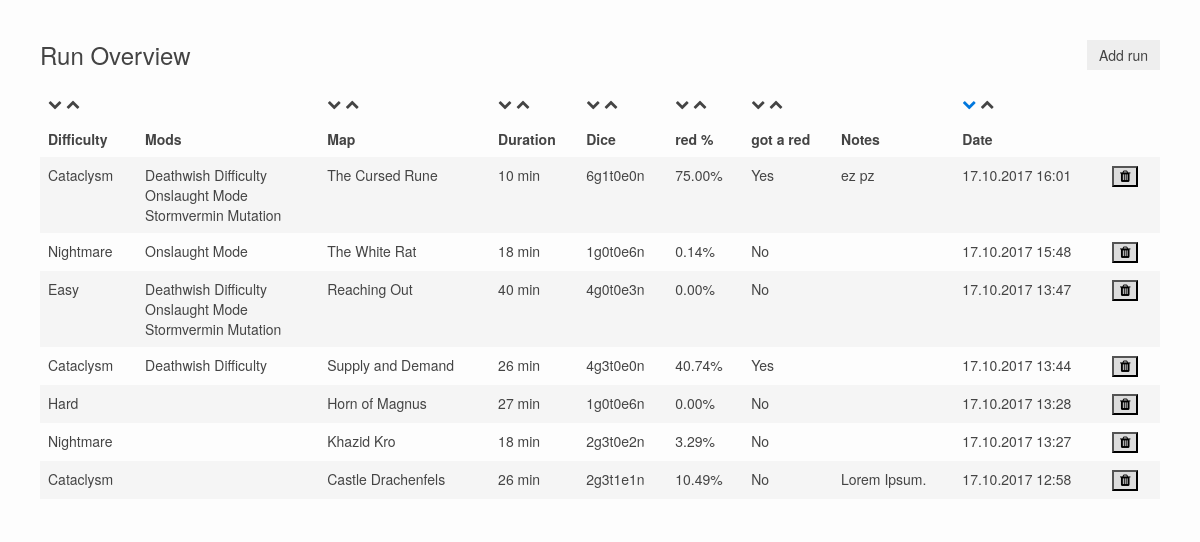
The page / on the database its author committed.
### tables this page shows
CREATE TABLE `tbl_run` (
  `id_run` int(11) NOT NULL,
  `run_map_id` int(11) NOT NULL,
  `run_difficulty_id` int(11) NOT NULL,
  `run_probability_id` int(11) NOT NULL,
  `run_duration` int(11) DEFAULT NULL,
  `run_probability_red` double(4,2) NOT NULL DEFAULT '0.00',
  `run_xRed` int(11) NOT NULL DEFAULT '0',
  `run_notes` text,
  `run_createDtTi` datetime NOT NULL DEFAULT CURRENT_TIMESTAMP
);

CREATE TABLE `tbl_mod` (
  `id_mod` int(11) NOT NULL,
  `mod_name` varchar(50) NOT NULL,
  `mod_description` varchar(200) NOT NULL,
  `mod_extra_grimoire_dice` int(11) NOT NULL
);

CREATE TABLE `tbl_run_mod` (
  `id_run_mod` int(11) NOT NULL,
  `rm_run_id` int(11) NOT NULL,
  `rm_mod_id` int(11) NOT NULL
);

### tracker.php (the view, shortened to what this page needs)
<?php
$task = get_request("task");
$sort = get_request("sort", DEFAULT_SORT);
$order = get_request("order", DEFAULT_ORDER);
if (!empty($result_text)) {
	$content = '<div class="uk-width-1-1">
		<div class="uk-alert" data-uk-alert>
			<a href="" class="uk-alert-close uk-close"></a>
            <p>' . $result_text . '</p>
		</div>
	</div>';
} else {
	$content = '';
}
if (isset($task) && $task == "add") {
    $dlcs = select("SELECT * FROM tbl_dlc WHERE (SELECT count(id_map) FROM tbl_map WHERE map_dlc_id = id_dlc) > 0");
    $dlc_dropdown = '<select id="dlc_dropdown" class="uk-select uk-width-1-1" name="dlc">';
    foreach ($dlcs as $dlc) {
        $dlc_dropdown .= '<option value="' . $dlc['id_dlc'] . '">' . $dlc['dlc_name'] . '</option>';
    }
    $dlc_dropdown .= '</select>';
    $difficulties = select("SELECT * FROM tbl_difficulty");
    $difficulty_dropdown = '<select id="dif_dropdown" class="uk-select uk-width-1-1" name="run[difficulty_id]">';
    foreach ($difficulties as $difficulty) {
        $difficulty_dropdown .= '<option value="' . $difficulty['id_difficulty'] . '" ' . ($difficulty['dif_name'] == DEFAULT_DIFFICULTY ? 'selected' : '') . '>' . $difficulty['dif_name'] . '</option>';
    }
    $difficulty_dropdown .= '</select>';
    $mods = select("SELECT * FROM tbl_mod");
    $mods_checkboxes = '<div class="uk-grid uk-grid-medium uk-grid-width-1-1" data-uk-grid-margin>';
    foreach ($mods as $mod) {
        $mods_checkboxes .= '<div class="uk-width-1-3">';
        $mods_checkboxes .= '<input id="mod_' . $mod['mod_name'] . '" type="checkbox" name="mod[' . $mod['id_mod'] . ']" value="' . $mod['mod_extra_grimoire_dice'] . '">';
        $mods_checkboxes .= '<label for="mod_' . $mod['mod_name'] . '"> ' . $mod['mod_description'] . '</label>';
        $mods_checkboxes .= '</div>';
    }
    $mods_checkboxes .= '</div>';
	$content .= '<div class="uk-width-1-1">
        <div class="header">
            <h2>Add a run</h2>
        </div>
        <div class="body">
            <form class="uk-form uk-form-stacked" action="index.php" method="post">
                <div class="uk-grid uk-grid-medium" data-uk-grid-margin>
                    <div class="uk-width-1-2">
                        <label>DLC</label>
                        ' . $dlc_dropdown . '
                    </div>
                    <div class="uk-width-1-2">
                        <label>Map</label>
                        <select id="map_dropdown" class="uk-select uk-width-1-1" name="run[map_id]">
                        </select>
                    </div>
                    <div class="uk-width-1-3">
                        <label>Difficulty</label>
                        ' . $difficulty_dropdown . '
                    </div>
                    <div class="uk-width-1-3">
                        <label>Duration (min)</label>
                        <input class="uk-input uk-width-1-1" type="number" name="run[duration]">
                    </div>
                    <div class="uk-width-1-3">
                        <input id="xRed" type="checkbox" name="run[xRed]">
                        <label for="xRed">Got Red Item</label>
                    </div>
                    <div class="uk-width-1-3">
                        <label>Grimoires</label>
                        <select id="grimoires_dropdown" class="uk-select uk-width-1-1" name="pro[grimoire_dice]">
                        </select>
                    </div>
                    <div class="uk-width-1-3">
                        <label>Tomes</label>
                        <select id="tomes_dropdown" class="uk-select uk-width-1-1" name="pro[tome_dice]">
                        </select>
                    </div>
                    <div class="uk-width-1-3">
                        <label>Extra Dice</label>
                        <select class="uk-select uk-width-1-1" name="pro[extra_dice]">
                            <option>0</option>
                            <option>1</option>
                            <option>2</option>
                        </select>
                    </div>
                    <div class="uk-width-1-1">
                        <label>Mods</label>
                        ' . $mods_checkboxes . '
                    </div>
                    <div class="uk-width-1-2">
                        <label>Notes</label>
                        <textarea class="uk-width-1-1" name="run[notes]"></textarea>
                    </div>
                    <div class="uk-width-1-1">
                        <input type="hidden" name="task" value="add">
                        <input class="uk-button" type="submit" name="submit" value="Add">
                    </div>
                </div>
            </form>
        </div>
	</div>';
} else {
	$query = "SELECT * FROM vw_run ORDER BY " . $sort . " " . $order;
	$select = $pdo->prepare($query);
	$select->execute();
	$runs = $select->fetchAll(PDO::FETCH_ASSOC);
	if (!empty($runs)) {
		foreach ($runs as &$run) {
			$query = "SELECT * FROM tbl_run_mod as rm, tbl_mod as `mod` WHERE rm.rm_mod_id = `mod`.id_mod AND rm.rm_run_id = :rm_run_id";
			$select = $pdo->prepare($query);
			$select->execute(array("rm_run_id" => $run['id_run']));
			$run['mods'] = $select->fetchAll(PDO::FETCH_ASSOC);
			$run['rendered_mods'] = '';
			if (!empty($run['mods'])) {
				foreach ($run['mods'] as $mod) {
					$run['rendered_mods'] .= $mod['mod_description'] . '<br>';
				}
			}
		}
	}
	$content .= '<div class="uk-width-1-1">
        <div class="header">
            <h2 class="uk-float-left">Run Overview</h2>
        </div>
        <div class="body">
            <form class="uk-float-right" action="index.php" method="post">
                <input type="hidden" name="task" value="add">
                <input class="uk-button" type="submit" value="Add run">
            </form>
            <table class="uk-table uk-table-striped">
                <colgroup>
                    <col>
                    <col>
                    <col>
                    <col>
                    <col>
                    <col>
                    <col>
                    <col>
                    <col>
                    <col width="5%">
                </colgroup>
                <thead>
                    <tr>
                        <th>' . get_sort_buttons("dif_level") . '</th>
                        <th></th>
                        <th>' . get_sort_buttons("map_name") . '</th>
                        <th>' . get_sort_buttons("run_duration") . '</th>
                        <th>' . get_sort_buttons("pro_dice_string") . '</th>
                        <th>' . get_sort_buttons("run_probability_red") . '</th>
                        <th>' . get_sort_buttons("run_xRed") . '</th>
                        <th></th>
                        <th>' . get_sort_buttons("run_createDtTi") . '</th>
                        <th></th>
                    </tr>
                    <tr>
                        <th>Difficulty</th>
                        <th>Mods</th>
                        <th>Map</th>
                        <th>Duration</th>
                        <th>Dice</th>
                        <th>red %</th>
                        <th>got a red</th>
                        <th>Notes</th>
                        <th>Date</th>
                        <th></th>
                    </tr>
                </thead>
                <tbody>';
                    if (!empty($runs)) {
                        foreach ($runs as &$run) {
                            $content .= '<tr>
                                <td>' . $run['dif_name'] . '</td>
                                <td>' . $run['rendered_mods'] . '</td>
                                <td>' . $run['map_name'] . '</td>
                                <td>' . $run['run_duration'] . ' min</td>
                                <td>' . $run['pro_dice_string'] . '</td>
                                <td>' . $run['run_probability_red'] . '%</td>
                                <td>' . ($run['run_xRed'] == 1 ? 'Yes' : 'No') . '</td>
                                <td>' . $run['run_notes'] . '</td>
                                <td>' . date("d.m.Y H:i", strtotime($run['run_createDtTi'])) . '</td>
                                <td>
                                    <form action="index.php" method="post">
                                        <input type="hidden" name="task" value="delete">
                                        <input type="hidden" name="id_run" value="' . $run['id_run'] . '">
                                        <button class="uk-button-secondary" type="submit" title="Delete" onClick="return confirm(\'Delete run?\')"><i class="uk-icon-trash"></i></button>
                                    </form>
                                </td>
                            </tr>';
                        }
                    } else {
                        $content .= '<tr><td colspan="8">No runs available</td></tr>';
                    }
                $content .= '</tbody>
            </table>
        </div>
	</div>';
}
echo $content;

### index.php (shortened to what this page needs)
<?php
require 'incl_config.php';
require 'incl_functions.php';
$result_text = get_request("result_text", "");
?>
<!DOCTYPE html>
<html>
	<head>
		<link rel="stylesheet" href="template/css/styles.css">
		<link rel="stylesheet" href="template/css/uikit.min.css">
	</head>
	<body>
		<div id="content">
			<div class="uk-grid uk-animation-fade">
				<?php
				include "tracker.php";
				?>
			</div>
		</div>
	</body>
</html>

### incl_functions.php (shortened to what this page needs)
<?php
function get_request($key, $default = null) {
	return $default;
}
function get_sort_buttons($new_sort) {
    global $sort, $order;
    $content = '<a class="' . ($sort == $new_sort && $order == 'desc' ? 'active-link' : 'inactive-link') . '" title="Sort Down" href="index.php?sort=' . $new_sort . '&order=desc">
        <i class="uk-icon-chevron-down"></i>
    </a>
    <a class="' . ($sort == $new_sort && $order == 'asc' ? 'active-link' : 'inactive-link') . '" title="Sort Up" href="index.php?sort=' . $new_sort . '&order=asc">
        <i class="uk-icon-chevron-up"></i>
    </a>';
    return $content;
}

### template/css/styles.css (style rules this page uses)
html { background-color: #f1f4f5; font: 300 14px/18px "Open Sans", sans-serif; }
.active-link { pointer-events: none; text-decoration: none; }
.inactive-link { color: inherit; text-decoration: none; }
#content::before { background-color: rgba(0, 0, 0, 0.06); bottom: 0; content: ""; left: 0; opacity: 0.1; position: absolute; right: 0; top: 0; }
#content { box-sizing: border-box; min-height: 100vh; padding: 40px; position: relative; }
.uk-button-secondary { background-color: #dddddd; }

### rows shown on the page
tbl_run: dif_name "Cataclysm", map_name "The Cursed Rune", run_duration "10", pro_dice_string "6g1t0e0n", run_probability_red "75.00", run_xRed "Yes", run_notes "ez pz", run_createDtTi "17.10.2017 16:01"
tbl_mod: mod_description "Deathwish Difficulty"
tbl_mod: mod_description "Onslaught Mode"
tbl_mod: mod_description "Stormvermin Mutation"
tbl_run: dif_name "Nightmare", map_name "The White Rat", run_duration "18", pro_dice_string "1g0t0e6n", run_probability_red "0.14", run_xRed "No", run_createDtTi "17.10.2017 15:48"
tbl_run_mod: rm_mod.mod_description "Onslaught Mode"
tbl_run: dif_name "Easy", map_name "Reaching Out", run_duration "40", pro_dice_string "4g0t0e3n", run_probability_red "0.00", run_xRed "No", run_createDtTi "17.10.2017 13:47"
tbl_run: dif_name "Cataclysm", map_name "Supply and Demand", run_duration "26", pro_dice_string "4g3t0e0n", run_probability_red "40.74", run_xRed "Yes", run_createDtTi "17.10.2017 13:44"
tbl_run_mod: rm_mod.mod_description "Deathwish Difficulty"
tbl_run: dif_name "Hard", map_name "Horn of Magnus", run_duration "27", pro_dice_string "1g0t0e6n", run_probability_red "0.00", run_xRed "No", run_createDtTi "17.10.2017 13:28"
tbl_run: dif_name "Nightmare", map_name "Khazid Kro", run_duration "18", pro_dice_string "2g3t0e2n", run_probability_red "3.29", run_xRed "No", run_createDtTi "17.10.2017 13:27"
tbl_run: dif_name "Cataclysm", map_name "Castle Drachenfels", run_duration "26", pro_dice_string "2g3t1e1n", run_probability_red "10.49", run_xRed "No", run_notes "Lorem Ipsum.", run_createDtTi "17.10.2017 12:58"
